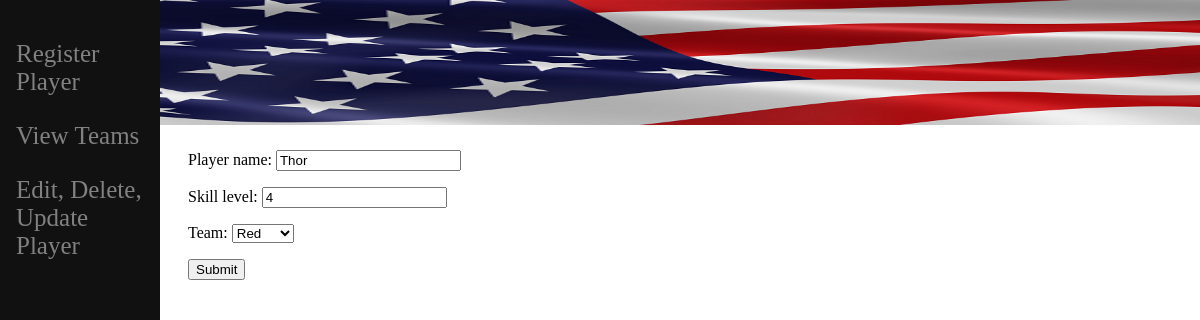
The page /edit_player/23 on the database its author committed.
### v_ball/models.py (models this page shows, shortened)
class Player(models.Model):
    player_name = models.CharField(max_length=30)
    skill_level = models.IntegerField()
    team = models.ForeignKey(Team, on_delete=models.SET_NULL, null=True, related_name="players")

### v_ball/views.py (the view)
# urls.py: path('edit_player/', include('v_ball.urls')),
def edit_player(request,id):
    player = Player.objects.get(pk=id)
    form = PlayerForm(request.POST or None, instance=player)
    if form.is_valid():
        form.save()
        return HttpResponseRedirect('/delete_players')
    return render(request, 'edit_player.html', {'player':player, 'form': form})

### v_ball/forms.py
class PlayerForm(ModelForm):
    class Meta:
        model = Player
        fields = ['player_name', 'skill_level', 'team',]
        player_name = forms.CharField()
        skill_level = forms.IntegerField()
        team = forms.CharField()

### v_ball/models.py (called while the page is built)
    def __str__(self):
        return self.team_name

### v_ball/templates/edit_player.html (shortened to what this page needs)
{% extends 'base.html' %}
{% load static %}
{% block content %}
<html>
<body>
    <Div>
        {% if submitted %}
        You will be placed on a team!
        {% else %}
            <form action= "" method ='POST'>
                {{ form.as_p }}
                <input type= "submit" value= "Submit">
            </form>
        {% endif %}
    </Div>
</body>
</html>
{% endblock %}

### rows shown on the page
Player: player_name "Thor", skill_level "4", team "Red"
